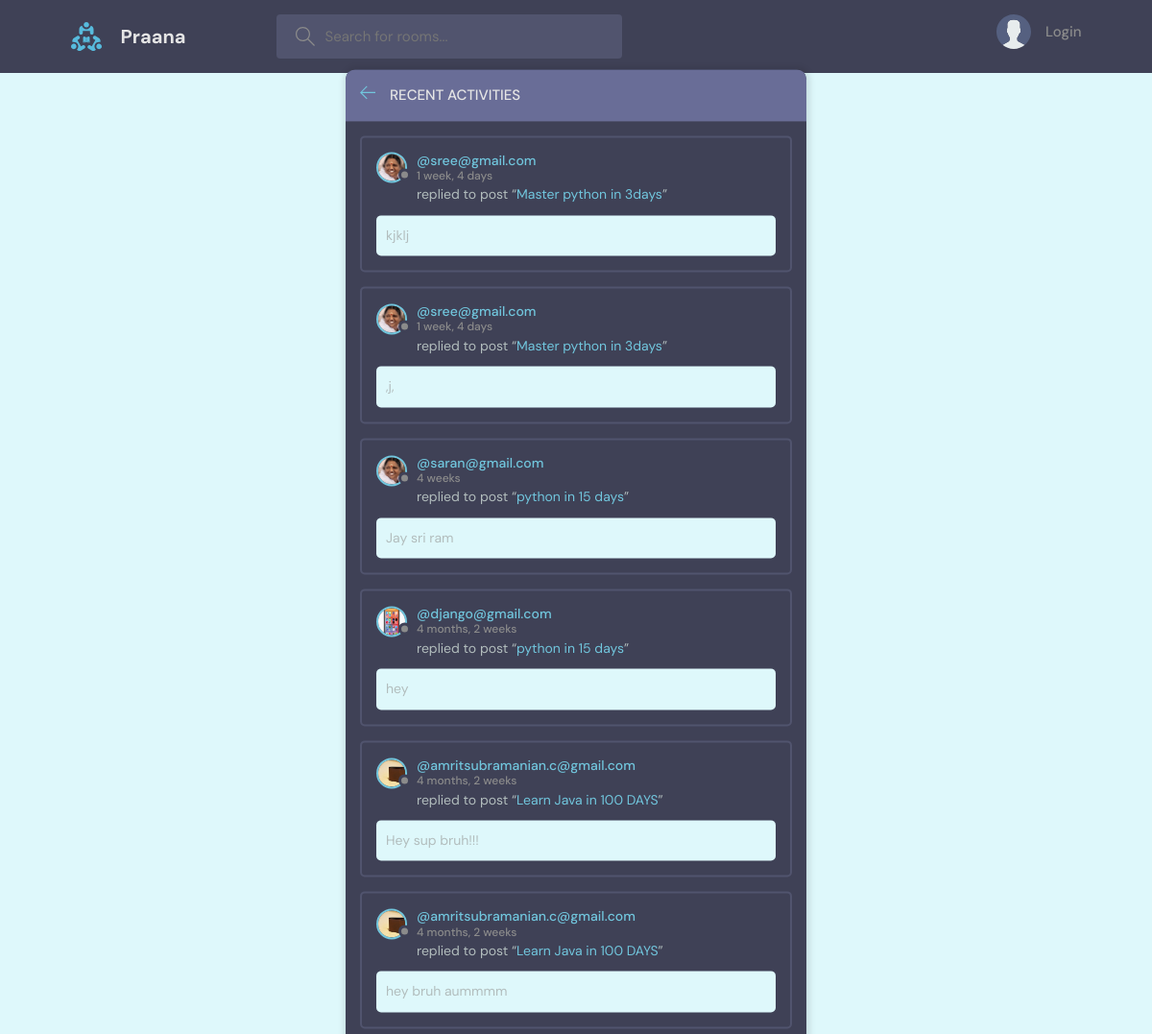
The page /activities/ on the database its author committed.
### base/models.py (models this page shows, shortened)
class Message(models.Model):
    user = models.ForeignKey(User, on_delete=models.CASCADE)
    room = models.ForeignKey(Room, on_delete=models.CASCADE) # if the room gets deleted all the children here gets deleted -> cascadedoes that
    body = models.TextField()
    updated = models.DateTimeField(auto_now=True) # automatically add it whenevver invoked, gets updated everytime
    created = models.DateTimeField(auto_now_add=True) # only takes the timestamp when we create it, doesnt get updated everytime
    class Meta:
        ordering = ['-updated', '-created'] # updated and created, '-' is used to make descending else its in ascending order

class User(AbstractUser): # now this user model will be used
    name = models.CharField(max_length=200, null=True)
    email = models.EmailField(null=True, unique=True)
    bio = models.TextField(null=True)
    avatar = models.ImageField(null=True, default="avatar.svg") # this relies on a 3rd party package named pillow so pip install it or have it in requirements.txt
    USERNAME_FIELD = 'email' # use field email to login and authenticate stuff
    REQUIRED_FIELDS = []

class Room(models.Model):
    host = models.ForeignKey(User, on_delete=models.SET_NULL, null=True)
    topic =  models.ForeignKey(Topic, on_delete=models.SET_NULL, null=True) # dont delete the room if topic is deleted, having null=true for the case mentioned before
    name = models.CharField(max_length=200)
    description = models.TextField(null=True, blank=True) # null=true it can be blank || blank is for the form to have it null while creating
    participants = models.ManyToManyField(User, related_name="participants", blank=True) # if blank == true check nothing in forms
    updated = models.DateTimeField(auto_now=True) # automatically add it whenevver invoked, gets updated everytime
    created = models.DateTimeField(auto_now_add=True) # only takes the timestamp when we create it, doesnt get updated everytime
    class Meta:
        ordering = ['-updated', '-created'] # updated and created, '-' is used to make descending else its in ascending order
    def __str__(self):
        return self.name

### base/views.py (the view)
# urls.py: path('activities/', views.activityPage, name="activity"),
def activityPage(request):
    room_messages = Message.objects.all()
    context= {'room_messages': room_messages}
    return render(request, 'base/activity.html', context)

### base/templates/base/activity.html (shortened to what this page needs)
{% extends 'main.html' %}
{% block content %}
    <main class="layout">
      <div class="container">
        <div class="layout__box">
          <div class="layout__boxHeader">
            <div class="layout__boxTitle">
              <a href="{% url 'home' %}">
                <svg version="1.1" xmlns="http://www.w3.org/2000/svg" width="32" height="32" viewBox="0 0 32 32">
                  <title>arrow-left</title>
                  <path
                    d="M13.723 2.286l-13.723 13.714 13.719 13.714 1.616-1.611-10.96-10.96h27.625v-2.286h-27.625l10.965-10.965-1.616-1.607z"
                  ></path>
                </svg>
              </a>
              <h3>Recent Activities</h3>
            </div>
          </div>
{% for message in room_messages %}
    <div class="activities__box">
      <div class="activities__boxHeader roomListRoom__header">
        <a href="{% url 'user-profile' message.user.id %}" class="roomListRoom__author">
          <div class="avatar avatar--small">
            <img src="{{message.user.avatar.url}}" />
          </div>
          <p>
            @{{message.user}}
            <span>{{message.created|timesince}}</span>
          </p>
        </a>
      </div>
      <div class="activities__boxContent">
        <p>replied to post “<a href="{% url 'room' message.room.id %}">{{message.room}}</a>”</p>
        <div class="activities__boxRoomContent">
          {{message.body}}
        </div>
      </div>
    </div>
{% endfor %}
          </div>
        </div>
    </main>
  {% endblock content %}

### templates/main.html (shortened to what this page needs)
<!DOCTYPE html>
{% load static %}
<html lang="en">
  <head>
    <link rel="stylesheet" href="{% static 'styles/style.css' %}" />
  </head>
  <body>
    {% include 'navbar.html' %}
    {% block content %}
    {% endblock %}
  </body>
</html>

### templates/navbar.html (shortened to what this page needs)
{% load static %}
<header class="header header--loggedIn">
    <div class="container">
      <a href="{% url 'home' %}" class="header__logo">
        <img src="{% static 'images/logo.svg' %}" />
        <h1>Praana</h1>
      </a>
      <form class="header__search" method="GET" action="{% url 'home' %}">
        <label>
          <input name="q" placeholder="Search for rooms...">
        </label>
      </form>
      <nav class="header__menu">
        {% if request.user.is_authenticated %}
        <div class="header__user">
          <a href="{% url 'update-user' %}">
            <div class="avatar avatar--medium active">
              <img src="{{request.user.avatar.url}}" />
            </div>
            <p>{{request.user.username}}<span>@{{request.user.username}}</span></p>
          </a>
          <button class="dropdown-button">
            <svg version="1.1" xmlns="http://www.w3.org/2000/svg" width="32" height="32" viewBox="0 0 32 32">
              <title>chevron-down</title>
              <path d="M16 21l-13-13h-3l16 16 16-16h-3l-13 13z"></path>
            </svg>
          </button>
        </div>
        {% else %}
        <a href="{% url 'login' %}">
          <img src="{% static 'images/avatar.svg' %}" />
          <p>Login</p>
        </a>
        {% endif %}
      </nav>
    </div>
  </header>

### static/styles/style.css (style rules this page uses)
:root { --color-main: #71c6dd; --color-main-light: #e1f6fb; --color-dark: #3f4156; --color-dark-medium: #51546e; --color-dark-light: #696d97; --color-light: #e5e5e5; --color-gray: #8b8b8b; --color-light-gray: #b2bdbd; --color-bg: #def8fb; --color-success: #5dd693; --color-error: #fc4b0b; }
* { font-family: "DM Sans", -apple-system, BlinkMacSystemFont, "Segoe UI", Roboto, Oxygen, Ubuntu, Cantarell, "Open Sans", "Helvetica Neue", sans-serif; margin: 0; padding: 0; box-sizing: border-box; text-rendering: optimizeLegibility; font-size: inherit; }
html { font-size: 56.25%; }
@media only screen and (min-width: 1200px) { html { font-size: 62.5%; } }
body { line-height: 1.6; font-weight: 400; font-size: 1.5rem; color: var(--color-light-gray); background-color: var(--color-bg); min-height: 100vh; }
img { width: 100%; }
a { display: inline-block; color: var(--color-main); text-decoration: none; }
.container { max-width: 120rem; width: 90%; margin: auto; }
.avatar { position: relative; display: inline-block; border-radius: 50%; border: 2px solid var(--color-main); }
.avatar img { display: block; border-radius: 50%; object-fit: cover; object-position: center; }
.avatar::after { content: ""; display: block; position: absolute; background-color: var(--color-gray); z-index: 111; border-radius: 50%; border: 0.3rem solid var(--color-dark); }
.avatar.avatar--small img { width: 2.8rem; height: 2.8rem; }
.avatar.avatar--small:after { width: 0.7rem; height: 0.7rem; bottom: 0px; right: -6px; }
.header { padding: 1.5rem; background-color: var(--color-dark); }
.header > .container { display: flex; gap: 9.5rem; }
.header__logo, .header__user { display: flex; gap: 2rem; align-items: center; }
.header__logo > img { height: 3.2rem; width: 3.2rem; }
.header__logo > h1 { font-weight: 700; font-size: 2rem; color: var(--color-light); }
.header__search > label { background-color: var(--color-dark-medium); padding: 1.3rem 1rem; display: flex; align-items: center; gap: 1rem; border-radius: 4px; }
.header__search svg { fill: var(--color-gray); width: 2rem; height: 2rem; margin-left: 1rem; }
.header__search input { width: 30rem; background: transparent; border: none; outline: none; color: var(--color-light); }
.header__menu { margin-left: auto; position: relative; }
.header__menu a { display: flex; gap: 1.5rem; align-items: center; font-weight: 500; text-decoration: none; color: var(--color-gray); }
.header__menu img { height: 3.6rem; }
.header__menu p { line-height: 1.2; }
.layout { margin-top: 2.4rem; }
.layout > .container { display: flex; justify-content: space-between; align-items: flex-start; }
.layout__box { width: 90%; max-width: 48rem; min-height: 40rem; position: absolute; top: 50%; left: 50%; transform: translate(-50%, -46%); background-color: var(--color-dark); border-radius: 1rem; box-shadow: 1px 1px 6px 3px rgba(0, 0, 0, 0.1); overflow: hidden; }
.layout__boxHeader { display: flex; padding: 1.5rem; background-color: var(--color-dark-light); }
.layout__boxTitle { display: flex; gap: 1.5rem; align-items: center; }
.layout__boxTitle h3 { text-transform: uppercase; font-weight: 500; color: var(--color-light); }
.layout__boxTitle svg { width: 1.6rem; height: 1.6rem; fill: var(--color-main); }
.roomListRoom__header { display: flex; justify-content: space-between; align-items: center; }
.roomListRoom__author { font-weight: 500; display: flex; align-items: center; gap: 1rem; }
.activities__box { margin: 1.5rem; padding: 1.5rem; border: 2px solid var(--color-dark-medium); border-radius: 5px; }
.activities__boxHeader p { font-size: 1.4rem; line-height: 1.3; }
.activities__boxHeader p span { color: var(--color-gray); font-size: 1.2rem; display: block; }
.activities__boxContent { margin-left: 4.2rem; }
.activities__boxContent { font-size: 1.4rem; }
.activities__boxRoomContent { background: var(--color-bg); padding: 1rem; border-radius: 5px; margin-top: 1rem; margin-left: -4.2rem; }

### rows shown on the page
Message: user.avatar (picture), user "sree@gmail.com", created "1 week, 4 days", room "Master python in 3days", body "kjklj"
Message: user.avatar (picture), user "sree@gmail.com", created "1 week, 4 days", room "Master python in 3days", body ",j,"
Message: user.avatar (picture), user "saran@gmail.com", created "4 weeks", room "python in 15 days", body "Jay sri ram"
Message: user.avatar (picture), user "django@gmail.com", created "4 months, 2 weeks", room "python in 15 days", body "hey"
Message: user.avatar (picture), user "amritsubramanian.c@gmail.com", created "4 months, 2 weeks", room "Learn Java in 100 DAYS", body "Hey sup bruh!!!"
Message: user.avatar (picture), user "amritsubramanian.c@gmail.com", created "4 months, 2 weeks", room "Learn Java in 100 DAYS", body "hey bruh aummmm"
